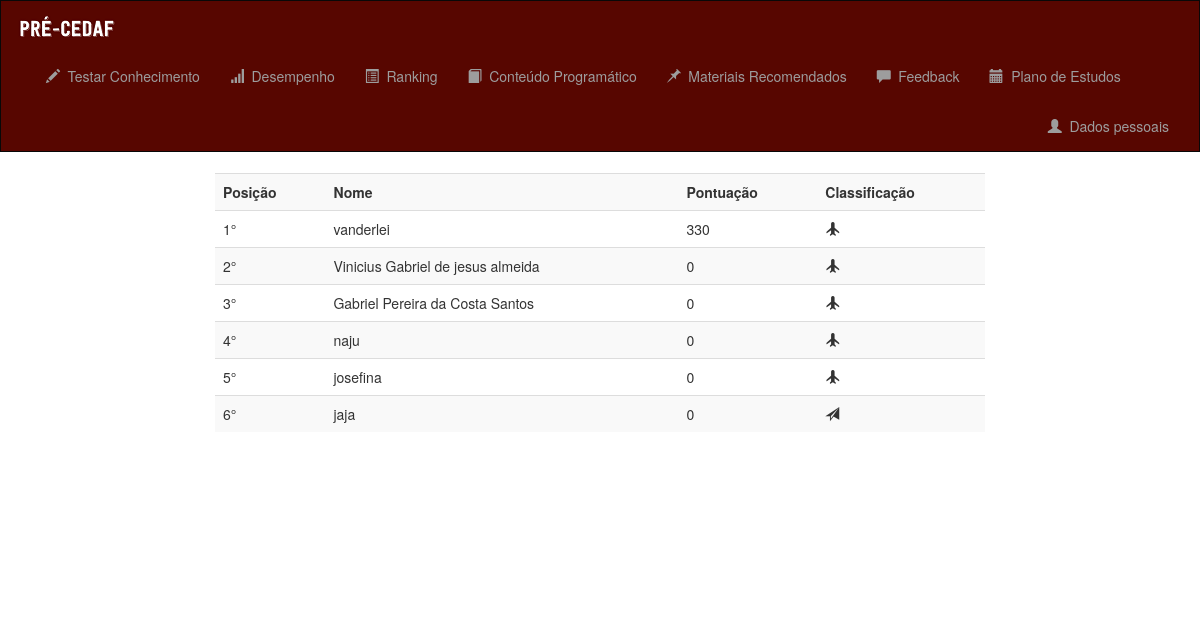
Page /código/controller/ranking.php (signed in) on the committed database.
### tables this page shows
CREATE TABLE `usuarios` (
  `id` int(11) NOT NULL,
  `nome` varchar(50) NOT NULL,
  `email` varchar(100) NOT NULL,
  `senha` varchar(265) NOT NULL,
  `cpf` varchar(25) NOT NULL,
  `cidade` varchar(70) NOT NULL,
  `estado` varchar(2) NOT NULL,
  `telefone` varchar(20) NOT NULL,
  `curso` varchar(30) NOT NULL,
  `genero` varchar(1) NOT NULL,
  `data` varchar(11) NOT NULL,
  `pontuacao` float NOT NULL
);

### código/controller/ranking.php (the view, shortened to what this page needs)
<?php
	require_once 'db_connect.php';
    $sql = "SELECT * FROM usuarios ORDER BY pontuacao DESC";
    $res = mysqli_query($connect,$sql);
    if (mysqli_num_rows($res)>0){
       $cont = 1;
       while ($row = mysqli_fetch_array($res)){
            echo "<tr>";
            echo "<td>".$cont."°</td>";
            echo "<td>".$row['nome']."</td>";
            echo "<td>".$row['pontuacao']."</td>";
            if($cont<=5){
            	echo "<td><span class='glyphicon glyphicon-plane'>&ensp;</span></td>";
            }else if($cont<=10){
            	echo "<td><span class='glyphicon glyphicon-send'>&ensp;</span></td>";
            }else{
            	echo "<td><span class='glyphicon glyphicon-book'>&ensp;</span></td>";
            }
            echo "</tr>";
            $cont++;
        }
    }

### código/css/estilo_principal.css (style rules this page uses)
.navbar { margin-bottom: 0; border-radius: 0; background-color: #570600; }
.row.content { height: 450px }

### rows in the picture
usuarios: nome "vanderlei", pontuacao "330"
usuarios: nome "Vinicius Gabriel de jesus almeida", pontuacao "0"
usuarios: nome "Gabriel Pereira da Costa Santos", pontuacao "0"
usuarios: nome "naju", pontuacao "0"
usuarios: nome "josefina", pontuacao "0"
usuarios: nome "jaja", pontuacao "0"
